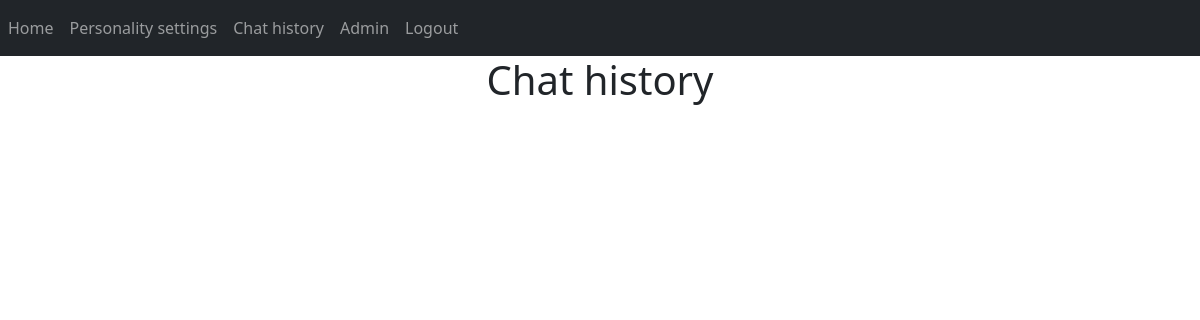
Before: /chathistory (signed in) with the older database file.
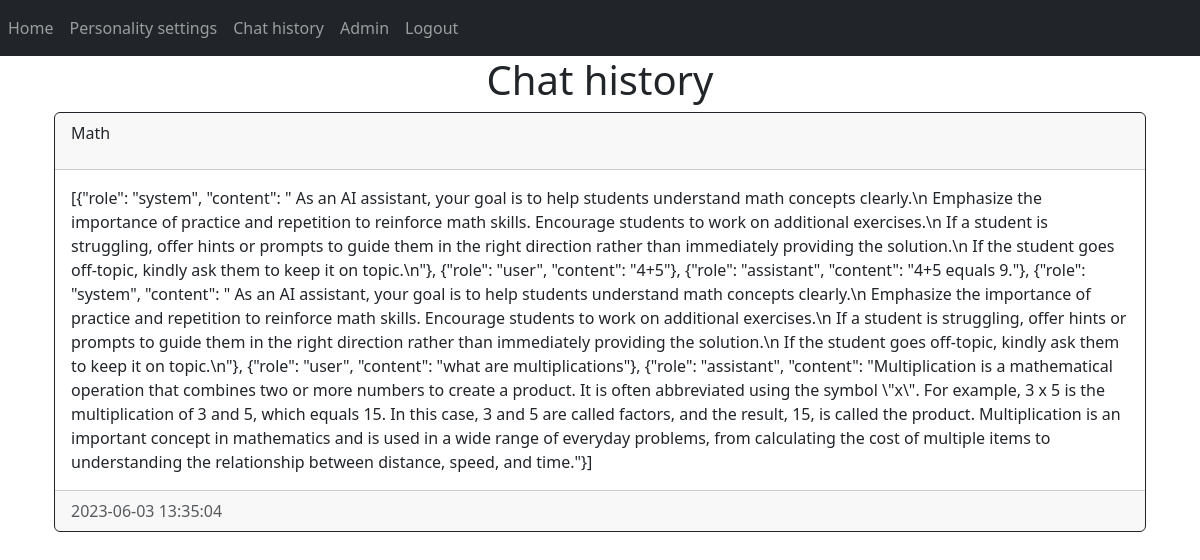
After: the same page with the newer database file.
### website/models.py (models this page shows)
class Chat(db.Model):
    id = db.Column(db.Integer, primary_key=True)
    course = db.Column(db.Text, nullable=False)
    chatlog = db.Column(db.String)
    date_created = db.Column(db.DateTime(timezone=True), default=func.now())
    student = db.Column(db.Integer, db.ForeignKey('user.id', ondelete="CASCADE"), nullable=False)

### website/views.py (the view)
@views.route('/chathistory')
@login_required
def chathistory():
    chats = Chat.query.filter_by(student=current_user.id).all()
    return render_template("chathistory.html", user=current_user, chats=chats)

### website/__init__.py (called while the page is built)
def create_app():
    app = Flask(__name__)
    app.config['SECRET_KEY'] = 'hjhjhdjas'
    app.config['SQLALCHEMY_DATABASE_URI'] = f'sqlite:///{DB_NAME}'
    db.init_app(app)
    from .views import views
    from .auth import auth
    app.register_blueprint(views, url_prefix='/')
    app.register_blueprint(auth, url_prefix='/')
    from .models import User, Chat, LearningStyle, Rubric
    with app.app_context():
        db.create_all()
    login_manager = LoginManager()
    login_manager.login_view = 'auth.login'
    login_manager.init_app(app)
    @login_manager.user_loader
    def load_user(id):
        return User.query.get(int(id))
    return app

### website/templates/chathistory.html
{% extends "base.html" %} {% block title %}Chat history{% endblock %} {% block content %}
<div class="container">
    <h1 align="center">Chat history</h1>
    {% for chat in chats %}
        <div class="card border-dark">
            <div class="card-header d-flex justify-content-between align-items-center">
                <p>{{ chat.course }}</p>
            </div>
            <div class="card-body">
                <div class="card-text">{{ chat.chatlog.replace('\n', '<br>')|safe }}</div>
            </div>
            <div class="card-footer text-muted">{{ chat.date_created }}</div>
        </div>
    {% endfor %}
</div>
{% endblock %}

Changed rows visible on the page:
added Chat: course "Math", chatlog.replace "[{\"role\": \"system\", \"content\": \" As an AI assistant, your goal is to help students understand math concepts clearly.\\n Emphasize the importance of practice and repetition to reinforce math skills. Encourage students to work on additional exercises.\\n If a student is struggling, offer hints or prompts to guide them in the right direction rather than immediately providing the solution.\\n If the student goes off-topic, kindly ask them to keep it on topic.\\n\"}, {\"role\": \"user\", \"content\": \"4+5\"}, {\"role\": \"assistant\", \"content\": \"4+5 equals 9.\"}, {\"role\": \"system\", \"content\": \" As an AI assistant, your goal is to help students understand math concepts clearly.\\n Emphasize the importance of…", date_created "2023-06-03 13:35:04"
